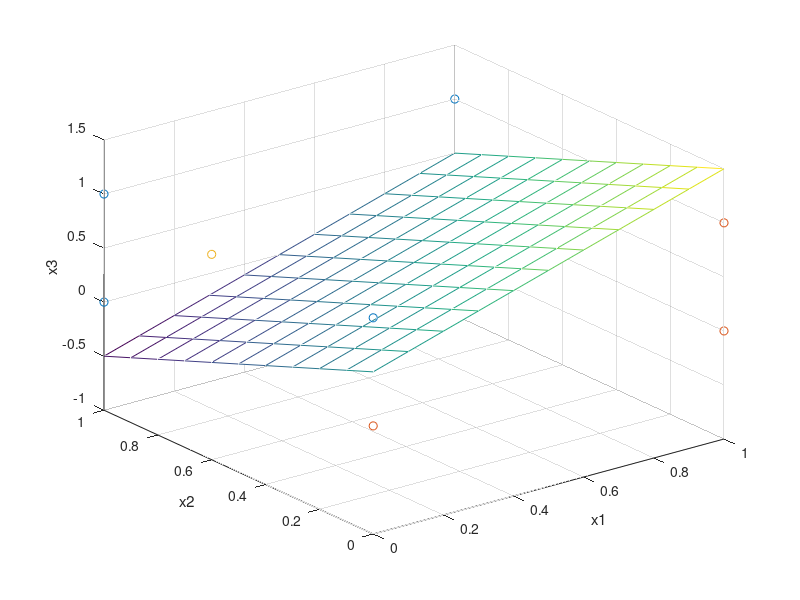

This figure's MATLAB source:
clc,clear,close all;
training=[0 0 0;1 0 0;1 0 1;1 1 0;0 0 1;0 1 1;0 1 0;1 1 1];%训练样本
Y=[1;1;1;1;-1;-1;-1;-1];%类别标签

%用training和Y进行训练
Mdl=fitcdiscr(training,Y);

coeff = Mdl.Coeffs(1,2);
W=coeff.Linear;
pos=Y<0;%判别函数
scatter3(training(pos>0,1),training(pos>0,2),training(pos>0,3),'r*');    %绘制第二类的点
hold on
scatter3(training(~pos,1),training(~pos,2),training(~pos,3),'bo');        %绘制第一类的点
[x1,x2]=meshgrid(0:0.1:1,0:0.1:1);
x3=-(W(1)*x1+W(2)*x2+coeff.Const)/W(3);
mesh(x1,x2,x3);
X=[0 0.6 0.9];
scatter3(X(:,1),X(:,2),X(:,3),'g>');
[label,score,cost]=predict(Mdl,X);
xlabel('x1'),ylabel('x2'),zlabel('x3');
hold off
